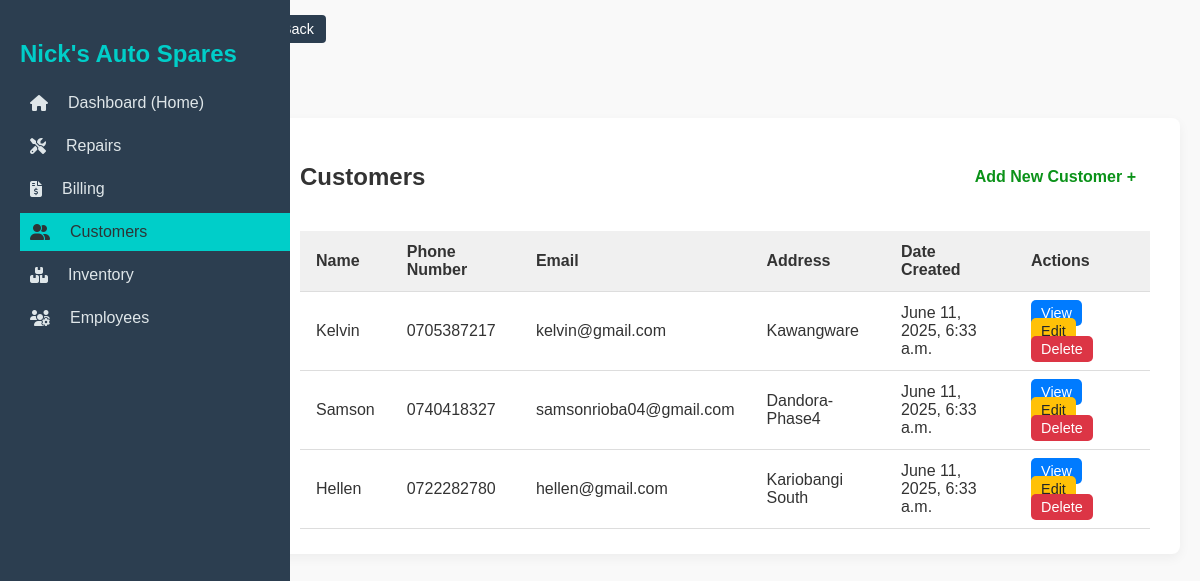
The page /customers/ (signed in) on the database its author committed.
### customers/models.py (models this page shows, shortened)
class Customer(models.Model):
    name = models.CharField(max_length=100)
    phone_number = models.CharField(max_length=20, unique=True)
    email = models.EmailField(blank=True, null=True)
    address = models.TextField(blank=True, null=True)
    date_created = models.DateTimeField(auto_now_add=True)

### customers/views.py (the view)
# urls.py: path('', views.customer_list, name='customer_list'),
@login_required
def customer_list(request):
    customers = Customer.objects.all()
    return render(request, 'customers/customer_list.html', {'customers': customers})

### customers/templates/customers/customer_list.html
{% extends "base_dashboard.html" %}
{% block content %}
<nav>
    <a href="{% url 'dashboard' %}" class="button">Back</a>
</nav>
<div class="container">
    <div class="page-card">
        <div class="page-header">
            <h2>Customers</h2>
            <a href="{% url 'add_customer' %}" class="action-button green">Add New Customer +</a>
        </div>
        {% if customers %}
        <table class="styled-table">
            <thead>
                <tr>
                    <th>Name</th>
                    <th>Phone Number</th>
                    <th>Email</th>
                    <th>Address</th>
                    <th>Date Created</th>
                    <th>Actions</th>
                </tr>
            </thead>
            <tbody>
                {% for customer in customers %}
                <tr>
                    <td>{{ customer.name }}</td>
                    <td>{{ customer.phone_number }}</td>
                    <td>{{ customer.email }}</td>
                    <td>{{ customer.address }}</td>
                    <td>{{ customer.date_created }}</td>
                    <td>
                        <a href="{% url 'customer_detail' customer.id %}" class="small-btn blue">View</a>
                        <a href="{% url 'edit_customer' customer.pk %}" class="small-btn yellow">Edit</a>
                        <a href="{% url 'delete_customer' customer.pk %}" class="small-btn red">Delete</a>
                    </td>
                </tr>
                {% endfor %}
            </tbody>
        </table>
        {% else %}
        <p>No customers found.</p>
        {% endif %}
    </div>
</div>
{% endblock %}

### templates/base_dashboard.html (shortened to what this page needs)
{% load static %}
<!DOCTYPE html>
<html lang="en">
<head>
    <link rel="stylesheet" href="{% static 'css/styles.css' %}">
    <link rel="stylesheet" href="https://cdnjs.cloudflare.com/ajax/libs/font-awesome/6.5.0/css/all.min.css" />
    <link rel="stylesheet" href="https://cdnjs.cloudflare.com/ajax/libs/font-awesome/6.5.0/css/all.min.css">
</head>
<body>
    <div class="wrapper">
        <div class="sidebar" id="sidebar">
            <h2>Nick's Auto Spares</h2>
            <a href="{% url 'dashboard' %}" class="{% if request.path == '/' %}active{% endif %}">
                <i class="fas fa-home"></i>  Dashboard (Home)</a>
            <a href="{% url 'repair_list' %}" class="{% if 'repairs' in request.path %}active{% endif %}">
                <i class="fas fa-tools"></i> Repairs
            </a>
            <a href="{% url 'invoice_list' %}" class="{% if 'billing' in request.path %}active{% endif %}">
                <i class="fas fa-file-invoice-dollar"></i> Billing
            </a>
            <a href="{% url 'customer_list' %}" class="{% if 'customers' in request.path %}active{% endif %}">
                <i class="fas fa-user-friends"></i> Customers
            </a>
            <a href="{% url 'sparepart_list' %}" class="{% if 'inventory' in request.path %}active{% endif %}">
                <i class="fas fa-boxes"></i> Inventory
            </a>
            <a href="{% url 'employee_list' %}" class="{% if 'employees' in request.path %}active{% endif %}">
                <i class="fas fa-users-cog"></i> Employees
            </a>
            </div>
            <div class="content">
                {% block content %}{% endblock %}
            </div>
    </div>
</body>
</html>

### static/css/styles.css (style rules this page uses)
body { font-family: Arial, sans-serif; background-color: #f9f9f9; color: #333; margin: 0; padding: 0; }
.container { display: flex; justify-content: center; align-items: center; padding-top: 50px; }
.button, .logout-button, input[type="submit"], button { background-color: #2c3e50; color: white; border: none; padding: 6px 12px; text-decoration: none; border-radius: 4px; cursor: pointer; font-size: 0.9rem; }
.page-card { background-color: #fff; padding: 25px 30px; border-radius: 8px; box-shadow: 0 4px 12px rgba(0, 0, 0, 0.05); margin-top: 30px; }
.page-header { display: flex; justify-content: space-between; align-items: center; margin-bottom: 20px; }
.action-button { padding: 8px 14px; border: none; border-radius: 6px; text-decoration: none; color: #0b9219; font-weight: bold; }
.styled-table { width: 100%; border-collapse: collapse; margin-top: 10px; }
.styled-table th, .styled-table td { padding: 12px 16px; border-bottom: 1px solid #ddd; text-align: left; }
.styled-table thead { background-color: #f0f0f0; font-weight: bold; }
.small-btn { padding: 5px 10px; border-radius: 5px; color: #fff; text-decoration: none; font-size: 0.9em; margin-right: 4px; }
.small-btn.blue { background-color: #007bff; }
.small-btn.yellow { background-color: #ffc107; color: #212529; }
.small-btn.red { background-color: #dc3545; }

### templates/base_dashboard.html (style rules this page uses)
body { margin: 0; font-family: Arial, sans-serif; height: 100vh; }
.wrapper { display: flex; height: 100vh; }
.sidebar { width: 250px; flex-shrink: 0; background-color: #2c3e50; color: #fff; padding: 20px; height: 100vh; overflow-y: auto; transition: transform 0.3s ease-in-out; }
.sidebar h2 { color: #00cec9; margin-bottom: 1rem; }
.sidebar a, .sidebar button.toggle { display: flex; align-items: center; gap: 10px; padding: 10px; color: #dfe6e9; text-decoration: none; margin-bottom: 5px; background: none; border: none; text-align: left; width: 100%; cursor: pointer; font-size: 1em; }
.sidebar a:hover, .sidebar .active, .sidebar button.toggle:hover { background-color: #2980b9; color: #2d3436; }
.content { flex-grow: 1; padding: 20px; overflow-y: auto; flex: 1; margin-left: 250px; width: calc(100% - 250px); }
.sidebar { position: fixed; transform: translateX(-100%); z-index: 1000; width: 250px; background-color: #2c3e50; color: #fff; padding: 20px; position: fixed; height: 100vh; overflow-y: auto; }
.sidebar:not(.hidden) { transform: translateX(0); }
.sidebar a i { margin-right: 10px; }
.sidebar a.active { background-color: #00cec9; color: #2d3436; }

### rows shown on the page
Customer: name "Kelvin", phone_number "0705387217", email "kelvin@gmail.com", address "Kawangware", date_created "June 11, 2025, 6:33 a.m."
Customer: name "Samson", phone_number "0740418327", email "samsonrioba04@gmail.com", address "Dandora-Phase4", date_created "June 11, 2025, 6:33 a.m."
Customer: name "Hellen", phone_number "0722282780", email "hellen@gmail.com", address "Kariobangi South", date_created "June 11, 2025, 6:33 a.m."
